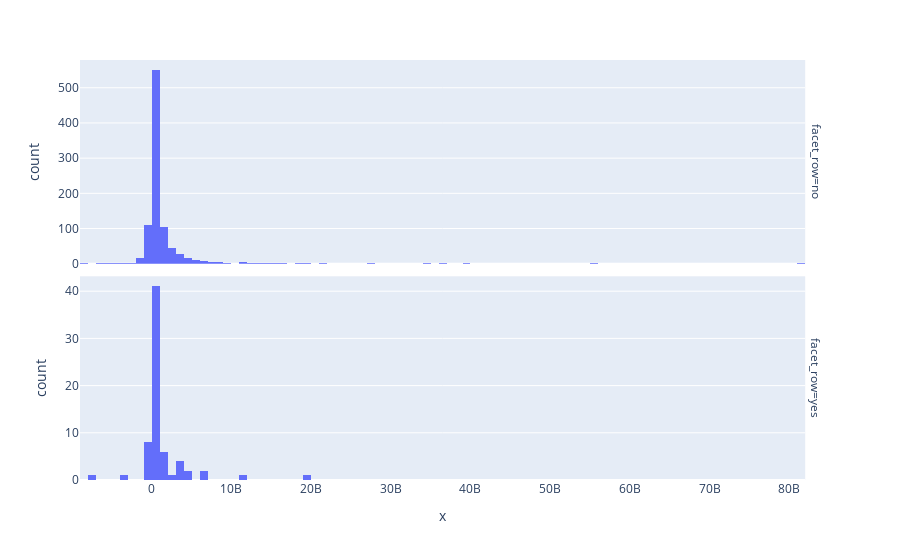

The notebook cell this image was saved under:
### Markdown cell above
We can clearly see there are far fewer female CEOs than otherwise, but we still can't quite read our distribution, so let's fix that:

### Code cell
fig = px.histogram(x=fortune.profit, facet_row=fortune.ceo_woman)
fig.update_yaxes(matches=None)
fig.show()

### Figure 1 — Plotly figure (JSON) as saved in the notebook; plotly's stock layout.template omitted (floating-point values rounded to 4 significant figures; data arrays with more than 128 entries replaced by an {"elided": "..."} marker saying what was removed)
{"data": [{"alignmentgroup": "True", "bingroup": "x", "hovertemplate": "facet_row=no<br>x=%{x}<br>count=%{y}<extra></extra>", "legendgroup": "", "marker": {"color": "#636efa", "pattern": {"shape": ""}}, "name": "", "offsetgroup": "", "orientation": "v", "showlegend": false, "type": "histogram", "x": {"elided": "932 float values"}, "xaxis": "x2", "yaxis": "y2"}, {"alignmentgroup": "True", "bingroup": "x", "hovertemplate": "facet_row=yes<br>x=%{x}<br>count=%{y}<extra></extra>", "legendgroup": "", "marker": {"color": "#636efa", "pattern": {"shape": ""}}, "name": "", "offsetgroup": "", "orientation": "v", "showlegend": false, "type": "histogram", "x": [6634000000, 6732000000, 4807000000, 19401000000, 4440000000, 1541000000, 11083000000, 3484000000, 3970300000, 2248000000, 3748000000, -667000000, -422200000, 691000000, 3747000000, 736800000, -7656000000, 351000000, 1660900000, 870000000, 205900000, 1092000000, 713000000, 297500000, -3784200000, 968100000, 1149700000, 144500000, 705900000, 680000000, 341000000, 226000000, 852000000, 1500000000, -661400000, 820000000, 643400000, 356100000, 198100000, 1195700000, 254700000, 774000000, -267900000.0, 433000000, 396000000, 39400000, 210700000, -346800000, 529900000, 73200000, 108900000, 223400000, 137600000, 40000000, 62800000, 217900000, 380100000, 160500000, -78800000, 307600000, -157700000, 859900000, 59100000, 114000000, 61400000, 56300000, 214000000, -12800000], "xaxis": "x", "yaxis": "y"}], "layout": {"annotations": [{"font": {}, "showarrow": false, "text": "facet_row=yes", "textangle": 90, "x": 0.98, "xanchor": "left", "xref": "paper", "y": 0.2425, "yanchor": "middle", "yref": "paper"}, {"font": {}, "showarrow": false, "text": "facet_row=no", "textangle": 90, "x": 0.98, "xanchor": "left", "xref": "paper", "y": 0.7575, "yanchor": "middle", "yref": "paper"}], "barmode": "relative", "legend": {"tracegroupgap": 0}, "margin": {"t": 60}, "xaxis": {"anchor": "y", "domain": [0, 0.98], "title": {"text": "x"}}, "xaxis2": {"anchor": "y2", "domain": [0, 0.98], "matches": "x", "showticklabels": false}, "yaxis": {"anchor": "x", "domain": [0, 0.485], "title": {"text": "count"}}, "yaxis2": {"anchor": "x2", "domain": [0.515, 1], "title": {"text": "count"}}}}
